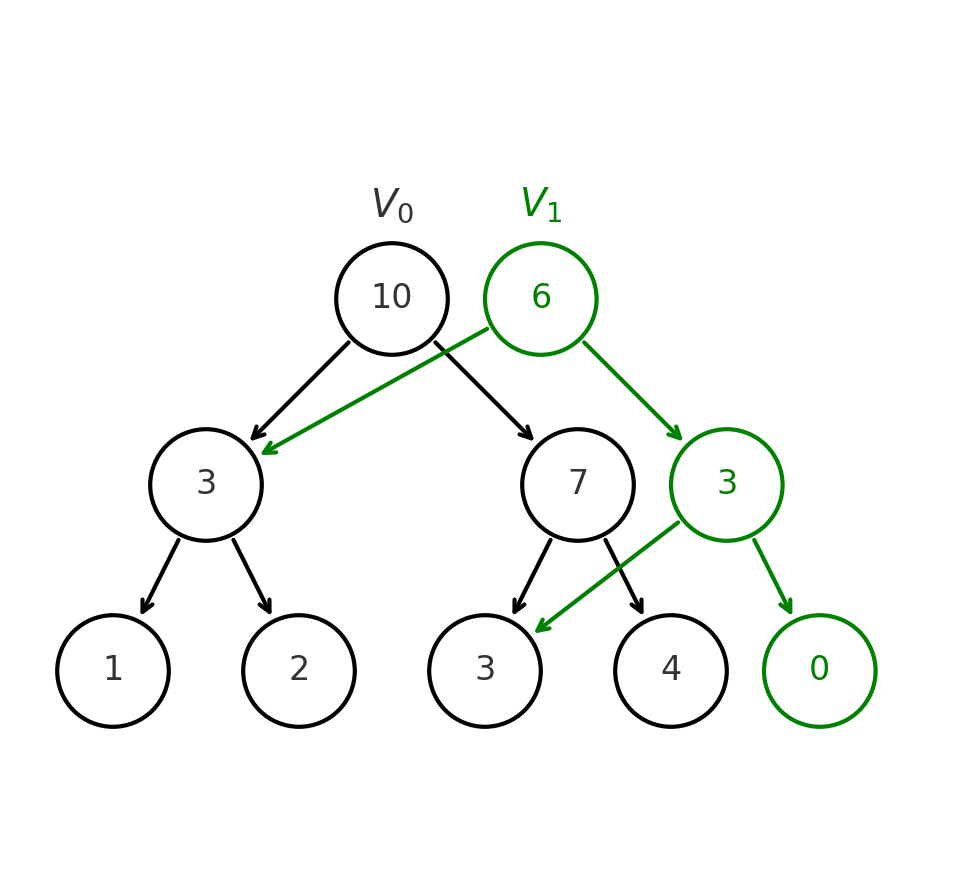

Python code for this plot:
import matplotlib.pyplot as plt
import numpy as np

# Coordinates for original nodes
coords = {
    "root": (0, 0),
    "left": (-1, -1),
    "right": (1, -1),
    "leaf1": (-1.5, -2),
    "leaf2": (-0.5, -2),
    "leaf3": (0.5, -2),
    "leaf4": (1.5, -2),
}

# Original sums
orig_values = {
    "root": 10,
    "left": 3,
    "right": 7,
    "leaf1": 1,
    "leaf2": 2,
    "leaf3": 3,
    "leaf4": 4,
}

# Updated path values
new_values = {
    "root": 6,
    "right": 3,
    "leaf4": 0,
}

# Larger horizontal offset for updated nodes
offset_x = 0.8
radius = 0.3

fig, ax = plt.subplots(figsize=(6, 6))
ax.set_aspect("equal")
ax.axis("off")
ax.set_xlim(-2, 3)
ax.set_ylim(-3, 1.5)

# Draw original black tree
for node, (x, y) in coords.items():
    circle = plt.Circle((x, y), radius, fill=False, linewidth=1.5)
    ax.add_patch(circle)
for start, end in [
    ("root", "left"),
    ("root", "right"),
    ("left", "leaf1"),
    ("left", "leaf2"),
    ("right", "leaf3"),
    ("right", "leaf4"),
]:
    x0, y0 = coords[start]
    x1, y1 = coords[end]
    dx, dy = x1 - x0, y1 - y0
    dist = np.hypot(dx, dy)
    ux, uy = dx / dist, dy / dist
    start_pt = (x0 + ux * radius, y0 + uy * radius)
    end_pt = (x1 - ux * radius, y1 - uy * radius)
    ax.annotate(
        "",
        xy=end_pt,
        xytext=start_pt,
        arrowprops=dict(arrowstyle="->", color="black", linewidth=1.5),
    )
for node, (x, y) in coords.items():
    ax.text(x, y, str(orig_values[node]), ha="center", va="center", fontsize=12)

# Add labels above roots
x0, y0 = coords["root"]
ax.text(x0, y0 + radius + 0.1, "$V_0$", ha="center", va="bottom", fontsize=14)
ax.text(
    x0 + offset_x,
    y0 + radius + 0.1,
    "$V_1$",
    ha="center",
    va="bottom",
    fontsize=14,
    color="green",
)

# Draw new green nodes at same y-level and shifted right
for node, val in new_values.items():
    x, y = coords[node]
    x_new = x + offset_x
    circle = plt.Circle(
        (x_new, y), radius, fill=False, linewidth=1.5, edgecolor="green"
    )
    ax.add_patch(circle)
    ax.text(x_new, y, str(val), ha="center", va="center", fontsize=12, color="green")

# Draw green arrows from updated nodes to both children
green_connections = [
    ("root", "left"),
    ("root", "right"),
    ("right", "leaf3"),
    ("right", "leaf4"),
]
for parent, child in green_connections:
    x0, y0 = coords[parent]
    x1, y1 = coords[child]
    # apply offset to start; offset to end only if child updated
    x0 += offset_x
    if child in new_values:
        x1 += offset_x
    dx, dy = x1 - x0, y1 - y0
    dist = np.hypot(dx, dy)
    ux, uy = dx / dist, dy / dist
    start_pt = (x0 + ux * radius, y0 + uy * radius)
    end_pt = (x1 - ux * radius, y1 - uy * radius)
    ax.annotate(
        "",
        xy=end_pt,
        xytext=start_pt,
        arrowprops=dict(arrowstyle="->", color="green", linewidth=1.5),
    )

plt.show()
